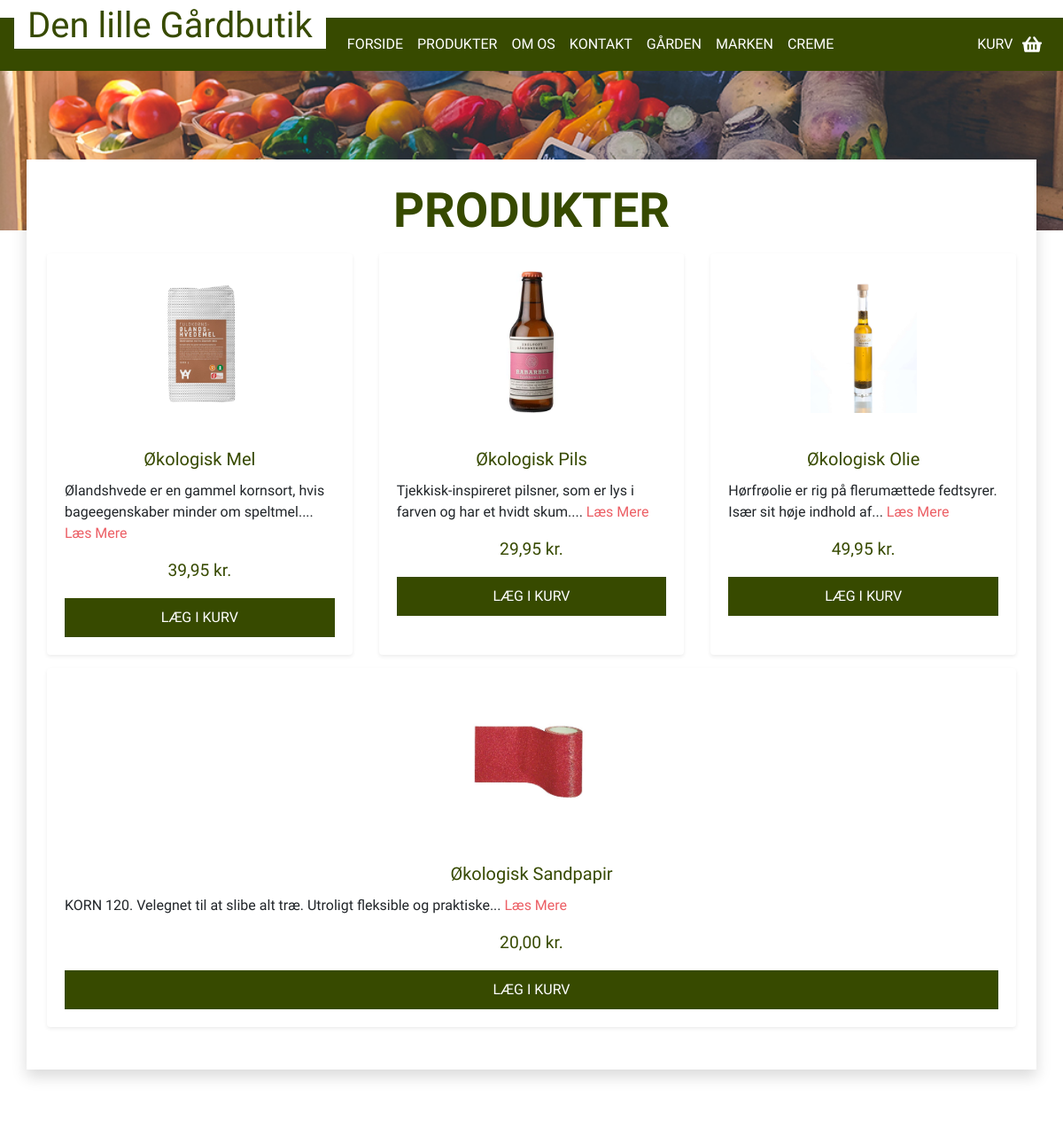
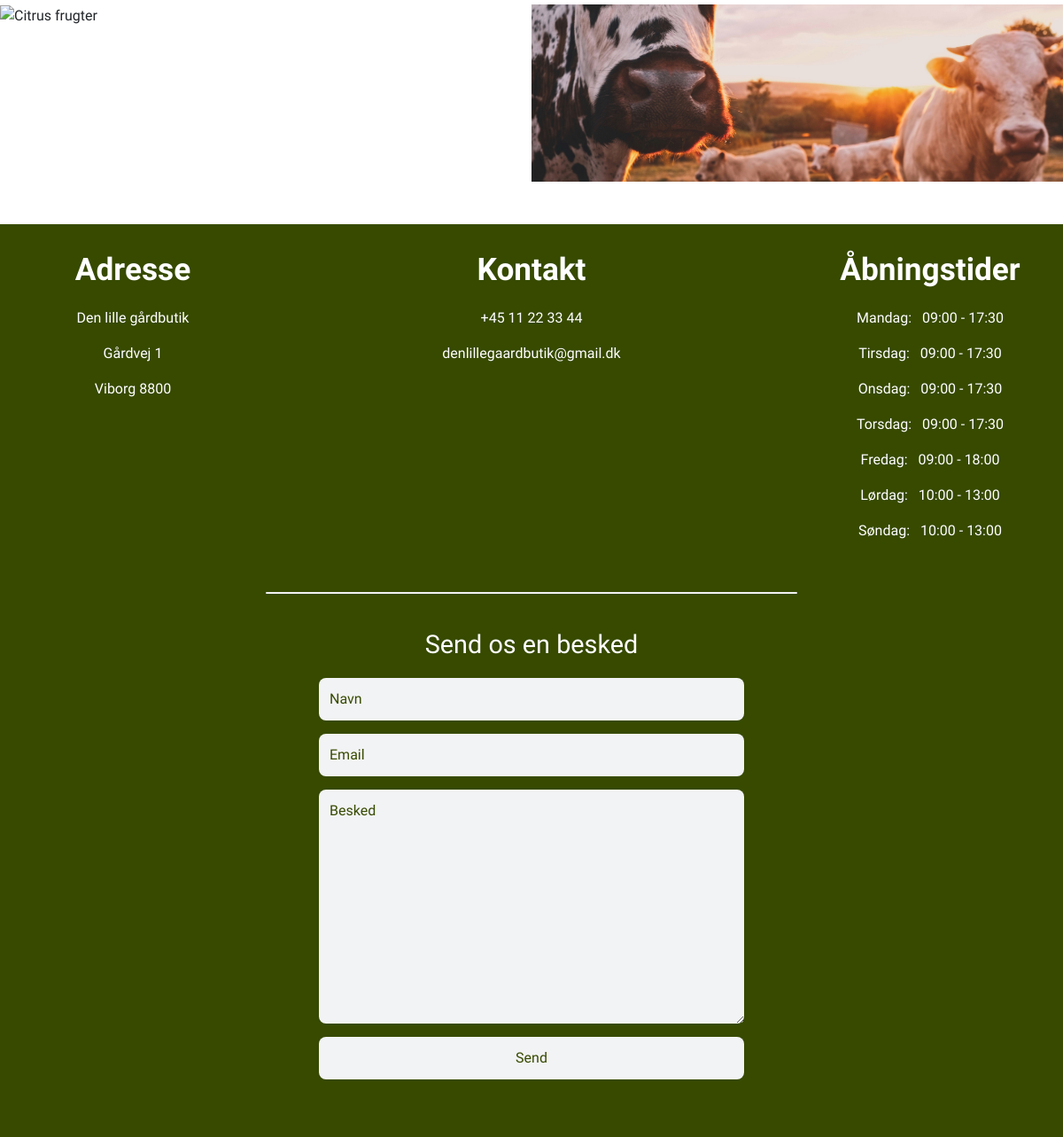
Screenshot of /?page=produkter with the database file from the repository (2 pictures, top to bottom).
### tables this page shows
CREATE TABLE `static_pages` (
  `static_page_id` int(11) NOT NULL,
  `static_page_title` varchar(75) NOT NULL,
  `static_page_slug` varchar(75) NOT NULL
);

CREATE TABLE `pages` (
  `page_id` int(11) NOT NULL,
  `page_title` varchar(75) NOT NULL,
  `page_content` text NOT NULL,
  `page_slug` varchar(75) NOT NULL,
  `page_image` varchar(75) DEFAULT NULL
);

CREATE TABLE `products` (
  `product_id` int(11) NOT NULL,
  `product_title` varchar(75) NOT NULL,
  `product_content` text NOT NULL,
  `product_price` varchar(11) NOT NULL,
  `product_image` varchar(75) NOT NULL,
  `product_slug` varchar(75) DEFAULT NULL
);

CREATE TABLE `contact` (
  `contact_shop_name` varchar(75) NOT NULL,
  `contact_street` varchar(75) NOT NULL,
  `contact_city_and_zip` varchar(75) NOT NULL,
  `contact_phone` varchar(25) NOT NULL,
  `contact_email` varchar(75) NOT NULL,
  `contact_monday` varchar(75) NOT NULL,
  `contact_tuesday` varchar(75) NOT NULL,
  `contact_wednesday` varchar(75) NOT NULL,
  `contact_thursday` varchar(75) NOT NULL,
  `contact_friday` varchar(75) NOT NULL,
  `contact_saturday` varchar(75) NOT NULL,
  `contact_sunday` varchar(75) NOT NULL
);

### admin/pages.php (called while the page is built, shortened)
<?php
function produkter($db){
    include ('elements/product-section.php');
}
?>

### elements/product-section.php (the view, shortened to what this page needs)
<?php
    $sql = "SELECT * FROM products";
    $sqlQuery = $db->query($sql);
?>
  <div class="container produkter">
  <h1 class='big-h1'>PRODUKTER</h1>
<div class="card-deck justify-content-center p-2">
  <?php
     while($dbFetch = $sqlQuery->fetch_object()){
            $string = strip_tags($dbFetch->product_content);
            if (strlen($string) > 80) {
            $stringCut = substr($string, 0, 80);
            $endPoint = strrpos($stringCut, ' ');
            $string = $endPoint? substr($stringCut, 0, $endPoint) : substr($stringCut, 0);
            $string .= '... ';
}
        echo "
  <div class='card product-card shadow-sm'>
  <a href='?page=produkt_info&product_id=$dbFetch->product_id' class='stretched-link product-link'>
    <img class='card-img-top' src='$dbFetch->product_image' alt='Card image cap'>
    <div class='card-body'>
      <h5 class='card-title'> $dbFetch->product_title </h5>
      </a>
      <p class='card-text'>$string <a class='read-more above' href='?page=produkt_info&product_id=$dbFetch->product_id'>Læs Mere</a></p>
      <p class='price text-decoration-none'>$dbFetch->product_price kr.</p>
      <a href='#' class='fake-btn above'>LÆG I KURV</a>
    </div>
  </div>
        ";
    }
  ?>

### functions.php (shortened to what this page needs)
<?php
function userPage($db){
    $sql = "SELECT * FROM static_pages";
    $sqlQuery = $db->query($sql);
    while($dbFetch = $sqlQuery->fetch_object()){
        echo "
            <li class='nav-item'>
                <a class='nav-link' href='?page=$dbFetch->static_page_slug'>$dbFetch->static_page_title</a>
            </li>
        ";
    }
    $sql = "SELECT * FROM pages";
    $sqlQuery = $db->query($sql);
    while($dbFetch = $sqlQuery->fetch_object()){
        echo "
            <li class='nav-item'>
                <a class='nav-link' href='?page=$dbFetch->page_slug'>$dbFetch->page_title</a>
            </li>
        ";
    }
}
?>

### elements/footer.php (shortened to what this page needs)
    <footer>
<?php
$sql = "SELECT * FROM contact";
$sqlQuery = $db->query($sql);
if($dbFetch = $sqlQuery->fetch_object()){
}
?>
<div class="container-fluid contact-info">
  <div class="row">
    <div class="col">
      <span class='fake-heading'><p>Adresse</p></span>
      <p><?php echo $dbFetch->contact_shop_name ?></p>
      <p><?php echo $dbFetch->contact_street ?></p>
      <p><?php echo $dbFetch->contact_city_and_zip ?></p>
    </div>
    <div class="col-6">
      <span class='fake-heading'><p>Kontakt</p></span>
      <p>+45 <?php echo $dbFetch->contact_phone ?></p>
      <p><?php echo $dbFetch->contact_email ?></p>
    </div>
    <div class="col">
      <span class='fake-heading'><p>Åbningstider</p></span>
      <p> Mandag: &nbsp <?php echo $dbFetch->contact_monday ?></p>
      <p> Tirsdag: &nbsp <?php echo $dbFetch->contact_tuesday ?></p>
      <p> Onsdag: &nbsp <?php echo $dbFetch->contact_wednesday ?></p>
      <p> Torsdag: &nbsp <?php echo $dbFetch->contact_thursday ?></p>
      <p> Fredag: &nbsp <?php echo $dbFetch->contact_friday ?></p>
      <p> Lørdag: &nbsp <?php echo $dbFetch->contact_saturday ?></p>
      <p> Søndag: &nbsp <?php echo $dbFetch->contact_sunday ?></p>
    </div>
  </div>
</div>
<hr class='hr-white'>
<form id='send-os-en-besked'method='post'>
  <p class='big-paragraph'>Send os en besked</p>
  <input class='d-block' type="text" placeholder='Navn' value='<?php echo $_SESSION['form_name'];  ?>' name='formName'></input>
  <input class='d-block' type='email' placeholder='Email' value='<?php echo $_SESSION['form_email'];  ?>' name='formEmail'></input>
  <textarea class='d-block' name="formContent" placeholder='Besked' id="" cols="30" rows="10"><?php echo $_SESSION['form_content'];  ?></textarea>
  <input class='d-block submit' type="submit" value='Send' name='formMessageSubmit'>
</form>
    </footer>

### css/style.css (style rules this page uses)
body { font-family: "Oswald", sans-serif; font-weight: 300; }
* { font-family: "Oswald", sans-serif; scroll-behavior: smooth; }
h1, h2, h3, h4 { font-family: "Amatic SC", cursive; font-weight: bold; color: #374a00; }
.navbar-dark .navbar-nav .nav-link { color: rgba(255, 255, 255, 1); }
.navbar a { color: white; }
.big-h1 { font-size: 3.4rem; color: #374a00; font-weight: 700; text-align: center; margin-bottom: 27news-deckpx; }
.card-img-top { object-fit: contain; width: 100%; height: 200px; padding: 20px; }
.card-title { color: #374a00; text-align: center; }
.read-more { color: #ec5f65; z-index: 1000; }
.price { font-size: 1.2rem; font-weight: 500; text-align: center; color: #374a00; }
.fake-btn { padding: 10px; background-color: #374a00; color: white; text-align: center; display: block; }
.product-card { position: relative; border: none; }
.product-link { color: #374a00; }
.above { z-index: 100000; position: relative; }
.produkter .card { width: 25%; }
.produkter .card-deck .card { flex-basis: auto; margin-bottom: 15px; }
footer { padding: 25px 0 50px 0; font-family: "Oswald", sans-serif; font-weight: 400; }
footer div { text-align: center; }
.contact-info { padding: 0 0 25px 0; }
footer .row { font-family: "Oswald", sans-serif; margin: 0px; }
.hr-white { background-color: white; height: 1px; width: 50%; border-radius: 200px; }
footer span p { font-family: "Amatic SC", cursive; font-weight: 700; font-size: 2.2rem; }
footer { color: white; background-color: #374a00; }
footer form { padding-top: 20px; width: 40%; margin: 0 auto; }
footer form input, footer form textarea { background-color: #f2f3f4; width: 100%; color: #374a00; border: none; padding: 12px; margin-bottom: 15px; border-radius: 8px; }
::placeholder { color: #374a00; opacity: 1; }
.big-paragraph { font-size: 1.8rem; text-align: center; font-weight: 500; font-family: "Oswald", sans-serif; }

### rows the page displays
static_pages: static_page_title "FORSIDE"
static_pages: static_page_title "PRODUKTER"
static_pages: static_page_title "OM OS"
static_pages: static_page_title "KONTAKT"
pages: page_title "GÅRDEN"
pages: page_title "MARKEN"
pages: page_title "CREME"
products: product_image (picture), product_title "Økologisk Mel", product_content "Ølandshvede er en gammel kornsort, hvis bageegenskaber minder om speltmel....", product_price "39,95"
products: product_image (picture), product_title "Økologisk Pils", product_content "Tjekkisk-inspireret pilsner, som er lys i farven og har et hvidt skum....", product_price "29,95"
products: product_image (picture), product_title "Økologisk Olie", product_content "Hørfrøolie er rig på flerumættede fedtsyrer. Især sit høje indhold af...", product_price "49,95"
products: product_image (picture), product_title "Økologisk Sandpapir", product_content "KORN 120. Velegnet til at slibe alt træ. Utroligt fleksible og praktiske...", product_price "20,00"
contact: contact_shop_name "Den lille gårdbutik", contact_street "Gårdvej 1", contact_city_and_zip "Viborg 8800", contact_phone "11 22 33 44", contact_email "denlillegaardbutik@gmail.dk", contact_monday "09:00 - 17:30", contact_tuesday "09:00 - 17:30", contact_wednesday "09:00 - 17:30", contact_thursday "09:00 - 17:30", contact_friday "09:00 - 18:00", contact_saturday "10:00 - 13:00", contact_sunday "10:00 - 13:00"
